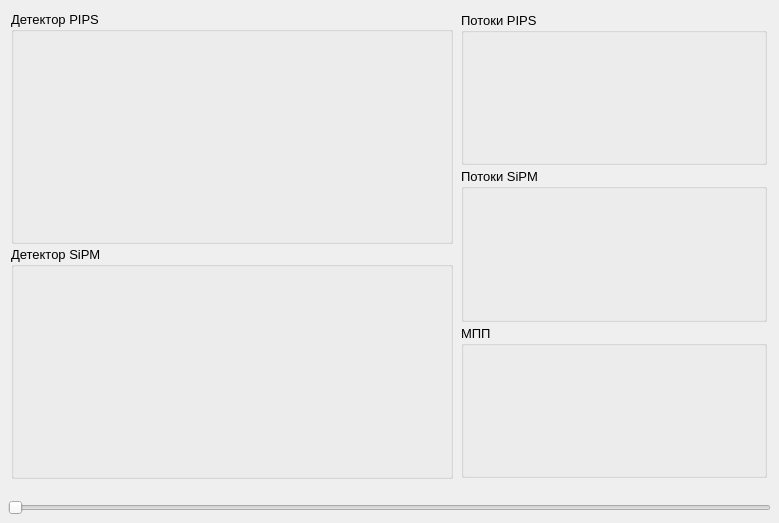
<?xml version="1.0" encoding="UTF-8"?>
<ui version="4.0">
 <class>Form</class>
 <widget class="QWidget" name="Form">
  <property name="geometry">
   <rect>
    <x>0</x>
    <y>0</y>
    <width>779</width>
    <height>523</height>
   </rect>
  </property>
  <property name="windowTitle">
   <string>Form</string>
  </property>
  <layout class="QGridLayout" name="gridLayout">
   <property name="leftMargin">
    <number>5</number>
   </property>
   <property name="topMargin">
    <number>5</number>
   </property>
   <property name="rightMargin">
    <number>5</number>
   </property>
   <property name="bottomMargin">
    <number>5</number>
   </property>
   <item row="1" column="0">
    <widget class="QWidget" name="graph_widget" native="true">
     <property name="sizePolicy">
      <sizepolicy hsizetype="Expanding" vsizetype="Expanding">
       <horstretch>0</horstretch>
       <verstretch>0</verstretch>
      </sizepolicy>
     </property>
     <layout class="QGridLayout" name="gridLayout_4">
      <property name="leftMargin">
       <number>2</number>
      </property>
      <property name="topMargin">
       <number>2</number>
      </property>
      <property name="rightMargin">
       <number>2</number>
      </property>
      <property name="bottomMargin">
       <number>2</number>
      </property>
      <property name="spacing">
       <number>2</number>
      </property>
      <item row="0" column="0">
       <layout class="QVBoxLayout" name="verticalLayout_graph" stretch="0,0,0,0">
        <property name="spacing">
         <number>2</number>
        </property>
        <property name="leftMargin">
         <number>1</number>
        </property>
        <property name="topMargin">
         <number>1</number>
        </property>
        <property name="rightMargin">
         <number>1</number>
        </property>
        <property name="bottomMargin">
         <number>1</number>
        </property>
        <item>
         <layout class="QHBoxLayout" name="horizontalLayout_4" stretch="10,7">
          <property name="spacing">
           <number>3</number>
          </property>
          <property name="leftMargin">
           <number>1</number>
          </property>
          <property name="topMargin">
           <number>1</number>
          </property>
          <property name="rightMargin">
           <number>1</number>
          </property>
          <property name="bottomMargin">
           <number>1</number>
          </property>
          <item>
           <layout class="QVBoxLayout" name="verticalLayout_5" stretch="1,1">
            <property name="spacing">
             <number>2</number>
            </property>
            <property name="sizeConstraint">
             <enum>QLayout::SetDefaultConstraint</enum>
            </property>
            <property name="leftMargin">
             <number>2</number>
            </property>
            <property name="topMargin">
             <number>2</number>
            </property>
            <property name="rightMargin">
             <number>2</number>
            </property>
            <property name="bottomMargin">
             <number>2</number>
            </property>
            <item>
             <widget class="QGroupBox" name="groupBox_4">
              <property name="minimumSize">
               <size>
                <width>0</width>
                <height>0</height>
               </size>
              </property>
              <property name="font">
               <font>
                <pointsize>10</pointsize>
               </font>
              </property>
              <property name="styleSheet">
               <string notr="true"/>
              </property>
              <property name="title">
               <string>Детектор PIPS</string>
              </property>
              <layout class="QHBoxLayout" name="horizontalLayout_7" stretch="1">
               <property name="spacing">
                <number>2</number>
               </property>
               <property name="leftMargin">
                <number>2</number>
               </property>
               <property name="topMargin">
                <number>2</number>
               </property>
               <property name="rightMargin">
                <number>2</number>
               </property>
               <property name="bottomMargin">
                <number>2</number>
               </property>
               <item>
                <layout class="QHBoxLayout" name="vLayout_pips">
                 <property name="spacing">
                  <number>0</number>
                 </property>
                 <property name="leftMargin">
                  <number>2</number>
                 </property>
                 <property name="topMargin">
                  <number>2</number>
                 </property>
                 <property name="rightMargin">
                  <number>2</number>
                 </property>
                 <property name="bottomMargin">
                  <number>2</number>
                 </property>
                </layout>
               </item>
              </layout>
             </widget>
            </item>
            <item>
             <widget class="QGroupBox" name="groupBox_5">
              <property name="minimumSize">
               <size>
                <width>0</width>
                <height>0</height>
               </size>
              </property>
              <property name="font">
               <font>
                <pointsize>10</pointsize>
               </font>
              </property>
              <property name="styleSheet">
               <string notr="true"/>
              </property>
              <property name="title">
               <string>Детектор SiPM</string>
              </property>
              <layout class="QHBoxLayout" name="horizontalLayout_8" stretch="1">
               <property name="spacing">
                <number>2</number>
               </property>
               <property name="leftMargin">
                <number>2</number>
               </property>
               <property name="topMargin">
                <number>2</number>
               </property>
               <property name="rightMargin">
                <number>2</number>
               </property>
               <property name="bottomMargin">
                <number>2</number>
               </property>
               <item>
                <layout class="QVBoxLayout" name="vLayout_sipm">
                 <property name="spacing">
                  <number>0</number>
                 </property>
                 <property name="leftMargin">
                  <number>2</number>
                 </property>
                 <property name="topMargin">
                  <number>2</number>
                 </property>
                 <property name="rightMargin">
                  <number>2</number>
                 </property>
                 <property name="bottomMargin">
                  <number>2</number>
                 </property>
                </layout>
               </item>
              </layout>
             </widget>
            </item>
           </layout>
          </item>
          <item>
           <layout class="QVBoxLayout" name="verticalLayout_8" stretch="1,1,1">
            <property name="spacing">
             <number>3</number>
            </property>
            <property name="leftMargin">
             <number>3</number>
            </property>
            <property name="topMargin">
             <number>3</number>
            </property>
            <property name="rightMargin">
             <number>3</number>
            </property>
            <property name="bottomMargin">
             <number>3</number>
            </property>
            <item>
             <widget class="QGroupBox" name="groupBox_6">
              <property name="minimumSize">
               <size>
                <width>0</width>
                <height>0</height>
               </size>
              </property>
              <property name="font">
               <font>
                <pointsize>10</pointsize>
               </font>
              </property>
              <property name="styleSheet">
               <string notr="true"/>
              </property>
              <property name="title">
               <string>Потоки PIPS</string>
              </property>
              <layout class="QVBoxLayout" name="verticalLayout_16">
               <property name="spacing">
                <number>2</number>
               </property>
               <property name="leftMargin">
                <number>2</number>
               </property>
               <property name="topMargin">
                <number>2</number>
               </property>
               <property name="rightMargin">
                <number>2</number>
               </property>
               <property name="bottomMargin">
                <number>2</number>
               </property>
               <item>
                <layout class="QVBoxLayout" name="vLayout_hist_pips">
                 <property name="spacing">
                  <number>0</number>
                 </property>
                 <property name="leftMargin">
                  <number>2</number>
                 </property>
                 <property name="topMargin">
                  <number>2</number>
                 </property>
                 <property name="rightMargin">
                  <number>2</number>
                 </property>
                 <property name="bottomMargin">
                  <number>2</number>
                 </property>
                </layout>
               </item>
              </layout>
             </widget>
            </item>
            <item>
             <widget class="QGroupBox" name="groupBox_8">
              <property name="minimumSize">
               <size>
                <width>0</width>
                <height>0</height>
               </size>
              </property>
              <property name="font">
               <font>
                <pointsize>10</pointsize>
               </font>
              </property>
              <property name="styleSheet">
               <string notr="true"/>
              </property>
              <property name="title">
               <string>Потоки SiPM</string>
              </property>
              <layout class="QVBoxLayout" name="verticalLayout_18">
               <property name="spacing">
                <number>2</number>
               </property>
               <property name="leftMargin">
                <number>2</number>
               </property>
               <property name="topMargin">
                <number>2</number>
               </property>
               <property name="rightMargin">
                <number>2</number>
               </property>
               <property name="bottomMargin">
                <number>2</number>
               </property>
               <item>
                <layout class="QVBoxLayout" name="vLayout_hist_sipm">
                 <property name="spacing">
                  <number>0</number>
                 </property>
                 <property name="leftMargin">
                  <number>2</number>
                 </property>
                 <property name="topMargin">
                  <number>2</number>
                 </property>
                 <property name="rightMargin">
                  <number>2</number>
                 </property>
                 <property name="bottomMargin">
                  <number>2</number>
                 </property>
                </layout>
               </item>
              </layout>
             </widget>
            </item>
            <item>
             <widget class="QGroupBox" name="groupBox_7">
              <property name="minimumSize">
               <size>
                <width>0</width>
                <height>0</height>
               </size>
              </property>
              <property name="font">
               <font>
                <pointsize>10</pointsize>
               </font>
              </property>
              <property name="styleSheet">
               <string notr="true"/>
              </property>
              <property name="title">
               <string>МПП</string>
              </property>
              <layout class="QVBoxLayout" name="verticalLayout_17">
               <property name="spacing">
                <number>2</number>
               </property>
               <property name="leftMargin">
                <number>2</number>
               </property>
               <property name="topMargin">
                <number>2</number>
               </property>
               <property name="rightMargin">
                <number>2</number>
               </property>
               <property name="bottomMargin">
                <number>2</number>
               </property>
               <item>
                <layout class="QVBoxLayout" name="vLayout_hist_EdE">
                 <property name="spacing">
                  <number>0</number>
                 </property>
                 <property name="leftMargin">
                  <number>2</number>
                 </property>
                 <property name="topMargin">
                  <number>2</number>
                 </property>
                 <property name="rightMargin">
                  <number>2</number>
                 </property>
                 <property name="bottomMargin">
                  <number>2</number>
                 </property>
                </layout>
               </item>
              </layout>
             </widget>
            </item>
           </layout>
          </item>
         </layout>
        </item>
        <item>
         <widget class="QLabel" name="label_time_status">
          <property name="text">
           <string/>
          </property>
         </widget>
        </item>
        <item>
         <widget class="QSlider" name="horizontalSlider_wave_timeline">
          <property name="orientation">
           <enum>Qt::Horizontal</enum>
          </property>
         </widget>
        </item>
        <item>
         <layout class="QVBoxLayout" name="vLayout_ser_connect">
          <property name="spacing">
           <number>0</number>
          </property>
          <property name="leftMargin">
           <number>0</number>
          </property>
          <property name="topMargin">
           <number>0</number>
          </property>
          <property name="rightMargin">
           <number>0</number>
          </property>
          <property name="bottomMargin">
           <number>0</number>
          </property>
         </layout>
        </item>
       </layout>
      </item>
     </layout>
    </widget>
   </item>
  </layout>
 </widget>
 <resources/>
 <connections/>
</ui>
